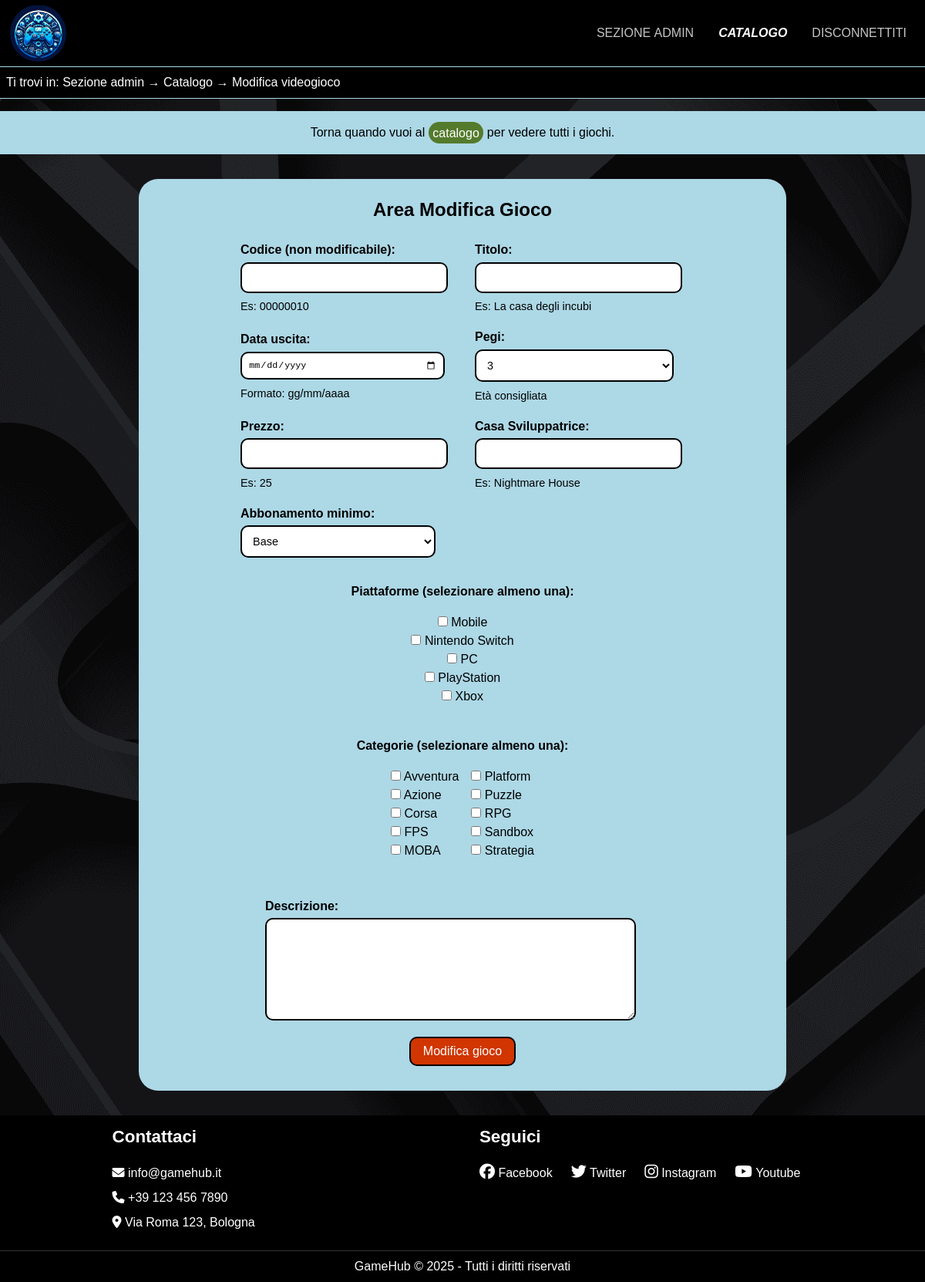
Before: /modificaVideogioco.php (signed in) with the older database file.
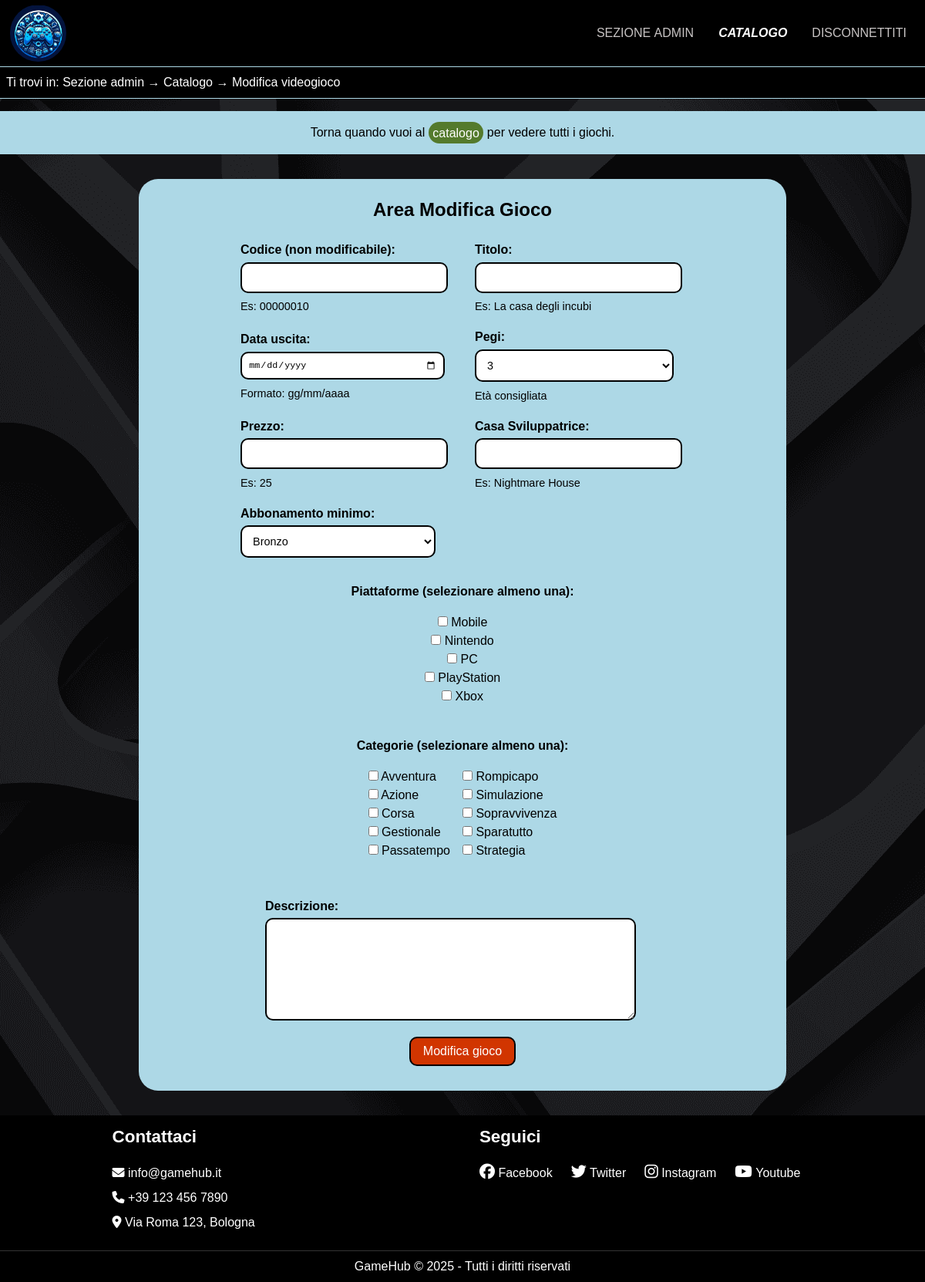
After: the same page with the newer database file.
### tables this page shows
CREATE TABLE Piattaforma(
    nome varchar(40) NOT NULL,
    annoUscita year NOT NULL,
    casaProduttrice varchar(40) NOT NULL,
    PRIMARY KEY(nome)
);

CREATE TABLE Categoria(
    nome varchar(25) NOT NULL,
    PRIMARY KEY(nome)
);

### templatedbConnection.php (called while the page is built, shortened)
<?php
class DBAccess{
    private $connection;
	public function openDBConnection() {
		try {
			$this->connection = new mysqli(DBAccess::HOST, DBAccess::USERNAME, DBAccess::PASSWORD, DBAccess::DB_NAME);
		} catch (mysqli_sql_exception $e) {
			throw $e;
		}
		if(mysqli_connect_errno()){
			return false;
		} else {
			return true;
		}
	}
	public function getListAbbonamenti() {
		$query = "SELECT * from Abbonamento ORDER BY Livello ASC";
		$queryResult = mysqli_query($this->connection, $query) or throw new mysqli_sql_exception(mysqli_error($this->connection));
		if(mysqli_num_rows($queryResult) == 0) {
			return null;
		} else {
			$result = array();
			while($row=mysqli_fetch_assoc($queryResult)){
				array_push($result, $row);
			}
			return $result;
		}
	}
	public function getListCategorie() {
		$query = "SELECT * from Categoria";
		$queryResult = mysqli_query($this->connection, $query) or throw new mysqli_sql_exception(mysqli_error($this->connection));
		if(mysqli_num_rows($queryResult) == 0) {
			return null;
		} else {
			$result = array();
			while($row=mysqli_fetch_assoc($queryResult)){
				array_push($result, $row);
			}
			return $result;
		}
	}
	public function getListPiattaforme() {
		$query = "SELECT * from Piattaforma";
		$queryResult = mysqli_query($this->connection, $query) or throw new mysqli_sql_exception(mysqli_error($this->connection));
		if(mysqli_num_rows($queryResult) == 0) {
			return null;
		} else {
			$result = array();
			while($row=mysqli_fetch_assoc($queryResult)){
				array_push($result, $row);
			}
			return $result;
		}
	}
}
?>

### modificaVideogioco.php (the view, shortened to what this page needs)
<?php
require_once "templatedbConnection.php";
$paginaHTML = file_get_contents('template/modificaVideogioco.html');
$connection = new DBAccess();
$connectionOK = false;
try{
    $connectionOK = $connection->openDBConnection();
}
catch(mysqli_sql_exception $e){
    header("Location: 500.php");
}
finally{
    if($connectionOK)
        $connection->closeDBConnection();
}
$gioco = null;
$abbonamentiGioco = "";
$codice = $_GET['codice'];
try{
    $connectionOK = $connection->openDBConnection();
}
catch(mysqli_sql_exception $e){
    header("Location: 500.php");
}
finally{
    if($connectionOK)
        $connection->closeDBConnection();
}
$gioco['descrizione'] = str_replace("'",'&apos;',$gioco['descrizione']);
$gioco['titolo'] = str_replace("'","&apos;",$gioco['titolo']);
$gioco['casaSviluppatrice'] = str_replace("'","&apos;",$gioco['casaSviluppatrice']);
$paginaHTML = str_replace('[codiceGioco]', $gioco['codice'], $paginaHTML);
$paginaHTML = str_replace('[titoloGioco]', $gioco['titolo'], $paginaHTML);
$paginaHTML = str_replace('[dataUscitaGioco]', $gioco['dataUscita'], $paginaHTML);
$paginaHTML = str_replace('[prezzoGioco]', $gioco['prezzo'], $paginaHTML);
$paginaHTML = str_replace('[produttoreGioco]', $gioco['casaSviluppatrice'], $paginaHTML);
$paginaHTML = str_replace('[descrizioneGioco]', $gioco['descrizione'], $paginaHTML);
$paginaHTML = str_replace('[modificaVideogioco]', "modificaVideogioco.php?codice=" . $codice, $paginaHTML);
$abbonamenti = "";
$listaAbbonamenti = "";
$categorie = "";
$listaCategorie = "";
$piattaforme = "";
$listaPiattaforme = "";
try{
    $connectionOK = $connection->openDBConnection();
    if($connectionOK){
        $abbonamenti = $connection->getListAbbonamenti();
        $categorie = $connection->getListCategorie();
        $piattaforme = $connection->getListPiattaforme();
    }
    else
        header("Location: 500.php");
}
catch(mysqli_sql_exception $e){
    header("Location: 500.php");
}
finally{
    if($connectionOK)
        $connection->closeDBConnection();
}
$pegi = array("3","7","12","16","18");
$listaPegi = "";
foreach($pegi as $numPegi){
    if($numPegi != $gioco['pegi'])
        $listaPegi .= "<option value=\"$numPegi\">$numPegi</option>";
    else
        $listaPegi .= "<option value=\"$numPegi\" selected>$numPegi</option>";
}
$paginaHTML = str_replace('[listaPegi]', $listaPegi, $paginaHTML);
foreach($abbonamenti as $abbonamento){
    $nome = $abbonamento['nome'];
    if($nome != $abbonamentiGioco[0]['nome'])
        $listaAbbonamenti .= "<option value=\"$nome\">$nome</option>";
    else
        $listaAbbonamenti .= "<option value=\"$nome\" selected>$nome</option>";
}
$listaPiattaformeGioco = array();
foreach($piattaforme as $piattaforma){
    $nome = $piattaforma['nome'];
    $value = strip_tags($nome);
    $listaPiattaforme .= "<div class=\"sceltaPiattaforma\">";
    if(in_array($nome,$listaPiattaformeGioco))
        $listaPiattaforme .= "<input type='checkbox' id=\"$value\" name=\"$value\" value='Piattaforma$nome' checked/>";
    else
        $listaPiattaforme .= "<input type='checkbox' id=\"$value\" name=\"$value\" value='Piattaforma$nome'/>";
    $listaPiattaforme .= "<label for=\"$value\"> $nome</label>";
    $listaPiattaforme .= "</div>";
}
$listaCategorieGioco = array();
$count = 0;
foreach($categorie as $categoria){
    if($count % 5 == 0) {
        $listaCategorie .= "<div class=\"gruppoScelteCategoria\">";
    }
    $nome = $categoria['nome'];
    $value = strip_tags($nome);
    $listaCategorie .= "<div>";
    if(in_array($nome,$listaCategorieGioco))
        $listaCategorie .= "<input type=\"checkbox\" id=\"$value\" name=\"$value\" value='Categoria$nome' checked/>";
    else
        $listaCategorie .= "<input type=\"checkbox\" id=\"$value\" name=\"$value\" value='Categoria$nome' />";
    $listaCategorie .= "<label for=\"$value\"> $nome</label>";
    $listaCategorie .= "</div>";
    if($count % 5 == 4) {
        $listaCategorie .= "</div>";
    }
    $count++;
}
$paginaHTML = str_replace('[listaAbbonamenti]', $listaAbbonamenti, $paginaHTML);
$paginaHTML = str_replace('[listaCategorie]', $listaCategorie, $paginaHTML);
$paginaHTML = str_replace('[listaPiattaforme]', $listaPiattaforme, $paginaHTML);
$erroreTitoloIns = "";
$erroreDataIns = "";
$errorePrezzoIns = "";
$erroreProduttoreIns = "";
$erroreDescrizioneIns = "";
$errorePiattaformeIns = "";
$erroreCategorieIns = "";
$paginaHTML = str_replace('[erroreTitoloIns]', $erroreTitoloIns, $paginaHTML);
$paginaHTML = str_replace('[erroreDataIns]', $erroreDataIns, $paginaHTML);
$paginaHTML = str_replace('[errorePrezzoIns]', $errorePrezzoIns, $paginaHTML);
$paginaHTML = str_replace('[erroreProduttoreIns]', $erroreProduttoreIns, $paginaHTML);
$paginaHTML = str_replace('[erroreDescrizioneIns]', $erroreDescrizioneIns, $paginaHTML);
$paginaHTML = str_replace('[errorePiattaformeIns]', $errorePiattaformeIns, $paginaHTML);
$paginaHTML = str_replace('[erroreCategorieIns]', $erroreCategorieIns, $paginaHTML);
$paginaHTML = str_replace('[messaggioOutput]', "", $paginaHTML);
echo $paginaHTML;
?>

### style/mobile.css (style rules this page uses)
header .menuList { display: none; }
.socialIcons { display: flex; flex-direction: column; gap: 1em; }
.formRiga { display: flex; flex-direction: column; gap: 0em; padding: 0em; }
@media screen and (max-width: 1200px) { .divForm form { width: 90%; } }
.divForm form { width: 90%; }
.formCampo select#abbonamentoMinModifica { width: 95%; }

### style/print.css (style rules this page uses)
footer, .tornaSuButton, .navHelper, #menu, #mobileMenu, .menuListMobile { display: none; }
body { font-family: serif; font-size: 12pt; line-height: 1.5; width: 100%; margin: 0; padding: 0; }
#breadcrumb { border-top: #000 1pt solid; border-bottom: 1pt solid #000; text-align: center; color: #000; }
#logo { display: block; text-align: center; color: #000; }
a:link:after, a:visited:after { content: " [" attr(href) "] "; font-size: 90%; }
h1, h2 { page-break-after: avoid; }
.divForm { display: flex; flex-direction: column; align-items: center; justify-content: center; padding: 1em; border-radius: 25px; font-size: 1em; margin: 2em 15%; border: #000 solid 2pt; }
.formRiga { align-items: center; display: flex; flex-direction: column; gap: 0em; padding: 0em; }
.formCampo { display: flex; flex-direction: column; width: 80%; }
.titleLegend { font-size: 1em; font-weight: bold; text-align: center; line-height: 1.5em; }
.sceltaPiattaforma { text-align: center; }
.containerScelteCategoria { display: flex; flex-direction: row; gap: 1em; justify-content: center; flex-wrap: wrap; }
.formCheckboxAreaPiattaforme { margin-top: 1em; }
fieldset { border: none; }
.formCampo input, textarea { width: 90%; padding: 0.7em; border-radius: 10px; border: #000 solid 2pt; font-size: 0.9em; }
.formCampo select { width: 95%; padding: 0.7em; border-radius: 10px; border: #000 solid 2pt; font-size: 0.9em; }
.labelFormAdmin { margin-top: 1em; margin-bottom: 0.5em; font-weight: bold; }
.buttonAdminForm { font-size: 0.9em; display: inline-block; padding: 0.5em 1em; border: 2pt solid #000; text-decoration: none; border-radius: 10px; margin-top: 1em; margin-bottom: 1em; align-self: center; }
.itemCentered { align-self: center; justify-self: center; }

Changed rows visible on the page:
removed piattaforma: nome "Nintendo Switch"
removed categoria: nome "FPS"
removed categoria: nome "MOBA"
removed categoria: nome "Platform"
removed categoria: nome "Puzzle"
removed categoria: nome "RPG"
removed categoria: nome "Sandbox"
added piattaforma: nome "Nintendo"
added categoria: nome "Gestionale"
added categoria: nome "Passatempo"
added categoria: nome "Rompicapo"
added categoria: nome "Simulazione"
added categoria: nome "Sopravvivenza"
added categoria: nome "Sparatutto"
Other visible differences:
form field abbonamentoMinModifica: "Base" → "Bronzo"
